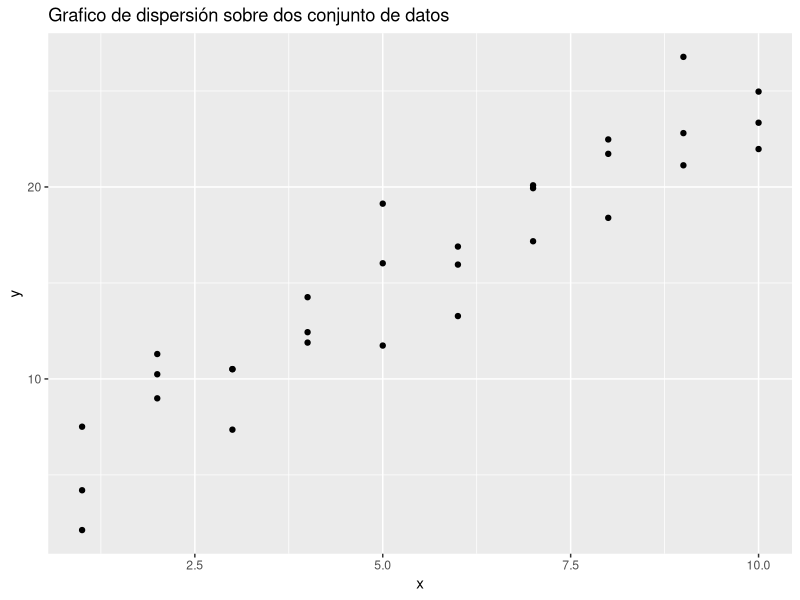
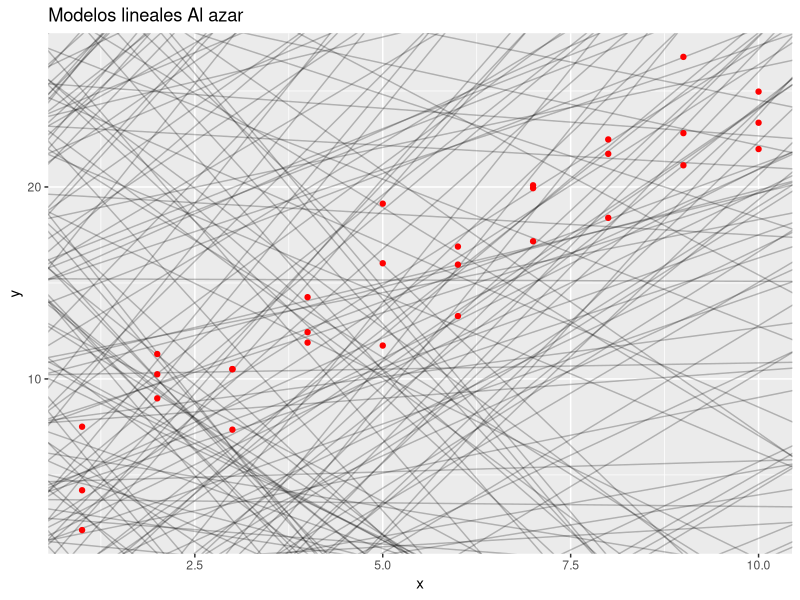
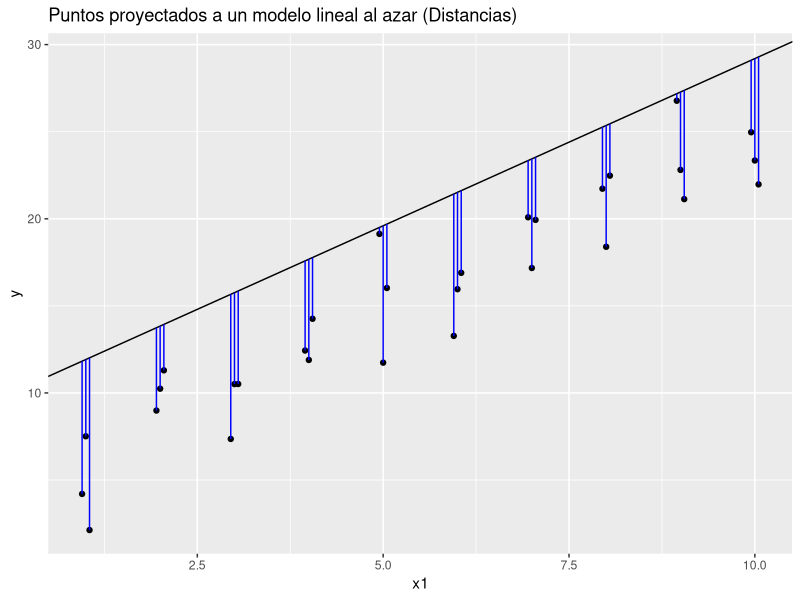
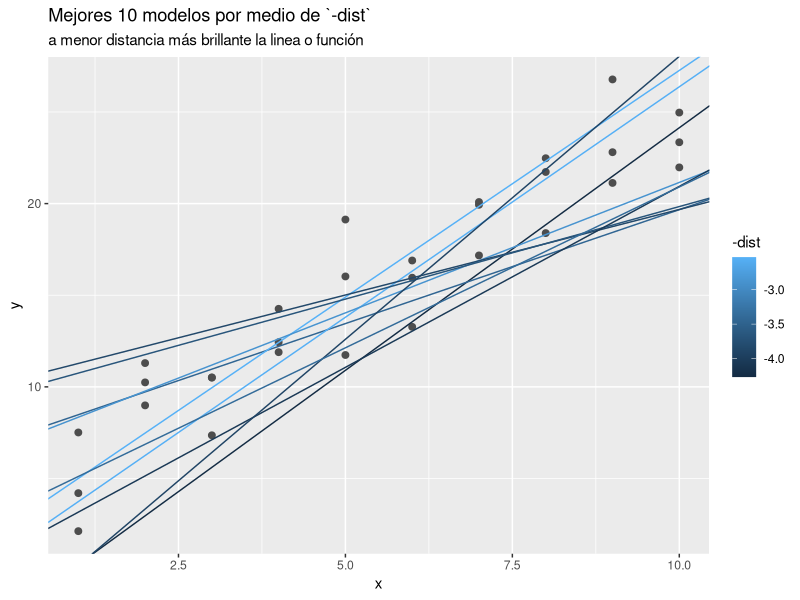
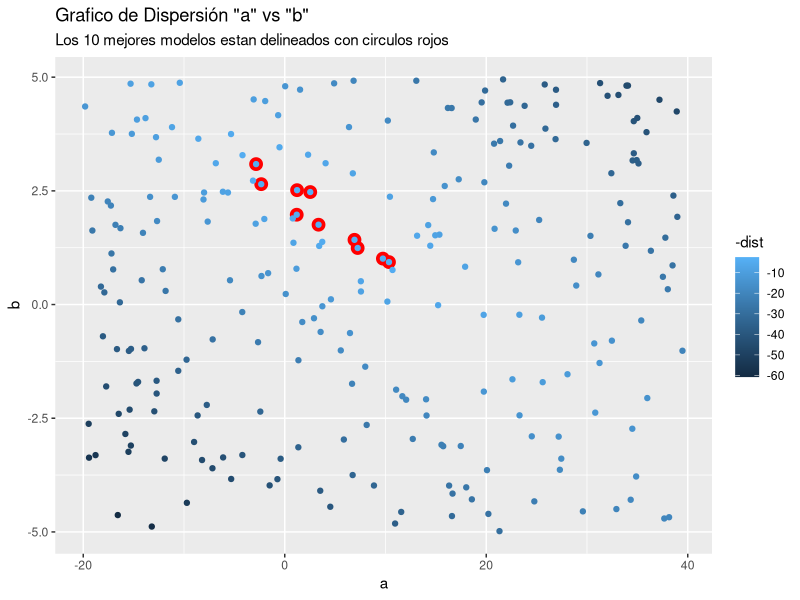
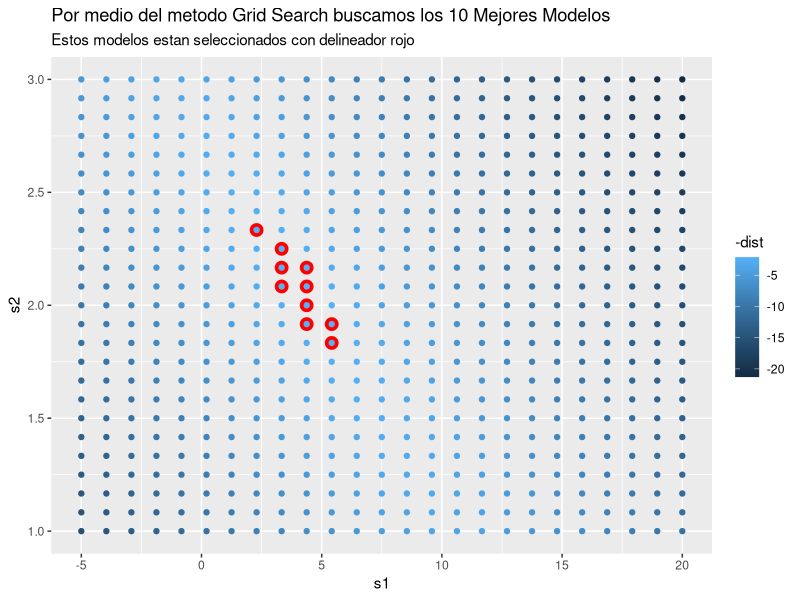
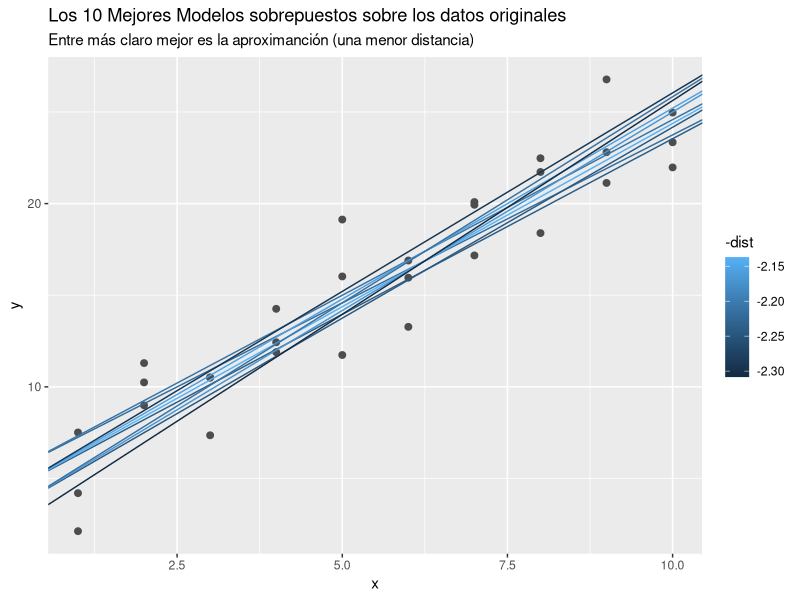

The R source for these figures, in order:
## ---- eval=FALSE, include=TRUE-----------------------------------------------
## "Protocolo:
## 
## 1. Daniel Felipe Villa Rengifo
## 
## 2. Lenguaje: R
## 
## 3. Tema: Modelo Lineal
## 
## 4. Fuentes:
##    https://bookdown.org/matiasandina/R-intro/modelos-lineales.html"
## 


## ----------------------------------------------------------------------------
"Utilizaremos una base de datos de la paqueteria modelr (Estos sencillos conjuntos de datos simulados son útiles para enseñar los fundamentos de la modelización), asi trabajaremos con datos que sean de compresión y facil explicación, la base de datos se llama sim1"

# importamos la base de datos:
sim1 <- read.csv(file = "sim1.csv", header = T, sep = ",", dec = ".")

# Para observar si los datos tienen un patron fuerte haremos un plot de dispersión
library(ggplot2)
png(filename = "plot1.png", height = 720, width = 720)

plot1 <- ggplot(sim1, aes(x, y))+
  geom_point()+
  labs(title = "Grafico de dispersión sobre dos conjunto de datos")

plot1
dev.off()

# Como lo anterior es cierto (patron fuerte entre los datos), a primera vista pareciera que el modelo lineal [y = a + b*x] podria  servir.


## ----------------------------------------------------------------------------
# Según los estudiado, primero veamos modelos al azar, asi mira cual mejor iria en los datos dados:

# Gracias a las funcionalidades de ggplot2, tenemos la opcion geom_abline(), de esta manera podemos ingresar la pendiente y los intenceptos como parametros:

# Creamos los parametros con la ayuda de la libreia tibble (datos "tidy" o limpios):

# Cargamos la libreria:
library(tibble)

# Creamosla tabla para hacer modelos al azar:
m <- tibble(a = runif(250, -20, 40), b = runif(250, -5, 5))

print(m) # visualizamos la tabla

# Una de las ventajas de ggplot(), es que no es necesario crear nuevas graficas, solamente a ggplot se le nombre una variable y poco a poco como un sistema de capas se van añadiendo los que designas después del "+"

plot1 <- plot1 + geom_abline(aes(intercept = a1, slope = a2), data = m, alpha = 1/4)

#pero por cuestiones de estetica lo graficaremos de nuevo con los puntos de otros colores, es decir, plot1 ya se le añade lo mismo que haremos a continuación

png(filename = "ModelosAlazar.png", height = 720, width = 720)


modelazar <- ggplot(sim1, aes(x, y))+
  # el "a" y el "b" son de la funcion anterior dada (funcion lineal)
  # a = intercepto | b = pendiente
  geom_abline(aes(intercept = a, slope = b), data = m, alpha = 1/4) +
  geom_point(color = "red")+
  labs(title = "Modelos lineales Al azar")

modelazar
dev.off()

"A simple vista podemos apreciar que algunos modelos son mejores que otros. Pero necesitamos una forma de cuantificar cuales son los mejores modelos."

## ----------------------------------------------------------------------------
# calcular distancias:
"Una forma de definir mejor es pensar en aquel modelo que minimiza la distancia vertical con cada punto:

Para eso, eligamos un modelo cualquiera:"

############ y = a + b*x ###############
#definimos aletrorio a "a" y "b":

a <- as.numeric(sample(5:10, size = 1, replace = T))
b <- round(runif(1, min = 1, max= 2), digits = 2)

# cargamos la libreria:
library(dplyr)

# Creamos una base datos:
#para que se vean mejor las distancias,
#corremos un poquito cada punto sobre el eje x

distancia1 <- sim1 %>%
  mutate(
    evade = rep(c(-1,0,1)/20, 10),
    x1 = x + evade,
    pred = a + x1*b
  )

# Cremaos el grafico para ver las distacias de una funcion lienal respecto  a los puntos dados y encontar el mejor modelo:

png(filename = "DistanciasAletorias.png", height = 720, width = 720)

dist1 <- ggplot(distancia1, aes(x1, y)) +
  # Esta es la funcion lineal definida por "a" y "b" pseudoaletorios
  geom_abline(intercept = a, slope = b, colour = "black") +
  # Esto grafica los puntos de distancia 1
  geom_point(colour = "black")+
  #Esto calcula la distancia desde el punto hasta la grafica
  #con lineas azules de 90°
  geom_linerange(aes(ymin = y, ymax = pred), colour = "blue")+
  labs(title = "Puntos proyectados a un modelo lineal al azar (Distancias)")

dist1
dev.off()

#La distancia de cada punto a la recta es la diferencia entre lo que predice nuestro modelo y el valor real

"Para computar la distancia, primero necesitamos una función que represente a nuestro modelo"

## ----------------------------------------------------------------------------
# Para eso, vamos a crear una función que reciba un vector con los parámetros del modelo, y el set de datos, y genere la predicción:

model1 <- function(i, data){
  "Esta funcion genera predicciones, es decir, calcula la funcion y = a + b*x"
  "recibe en i un vector de que contenga c(a,b)., vamos a ver los puntos de proyeccions sobre los modelos lineales mostrados"
  md <- i[1] + data$x * i[2]
  return(md)
}

# Probamos la funcion y como vemos esos son los valores proyecctos sobre los puntos dados en sim1:

model1(c(a, b), sim1)


## ----------------------------------------------------------------------------
#Ahora, necesitamos una forma de calcular los residuos y agruparlos. Esto lo vamos a hacer con el "error cuadrático medio" ECM

# Cremaos la funcion:
ECM <- function(mod, data){
  "ESta funcion calcular el error cuadratico medio en este caso recibiendo un vector (mod) y un dataframe, retorna ECM, es ddecir la raiz cuadrada dela media de la diferencia."
  gap <- data[[2]] - model1(mod, data)
  return(sqrt(mean(gap^2)))
}

# Probamos la funcion:
ECM(c(a,b), sim1)


## ----------------------------------------------------------------------------
wrapear <- function(r,t){
  "ECM para wrapear a y b o en este caso recibe a sim1, returnara la solucion de a y b"
  ECM(c(r,t), sim1)
}

# AHora vamos añadirle a la base de datos de "m":
# la variable dist, hace algo como un map, para aplicar valor por valor a ECM

m <- m %>%
  mutate(dist = purrr::map2_dbl(a, b, wrapear))

"A continuación, con `fill` de ggplot los 10 mejores modelos a los datos. Coloreamos los modelos por -dist: esta es una manera fácil de asegurarse de que los mejores modelos (es decir, los que tienen la menor distancia) obtengan los colores más brillantes."


## ----------------------------------------------------------------------------

png(filename = "mejores10modelos.png", height = 720, width = 720)

# Creamos un grafico que nos saque los diez mejores modelos hasta el momento, degradados por la variable o columna "dist", es decir a nenor distancia menos opacidad de la linea

mejor_modelo <- ggplot(sim1, aes(x, y)) +
  geom_point(size = 2, colour = "grey30") +
  geom_abline(aes(intercept = a, slope = b, color = -dist),
              data = filter(m, rank(dist) <= 10))+
  labs(title = "Mejores 10 modelos por medio de `-dist`",
       subtitle = "a menor distancia más brillante la linea o función")

mejor_modelo
dev.off()


## ----------------------------------------------------------------------------
png(filename = "GraficodeDIspercionRojo.png", height = 720, width = 720)

# Creamos un grafico de dispersion donde con un delineado rojo, muestre los 10 mejores modelos
dispersion <- ggplot(m, aes(a, b)) +
  geom_point(data = filter(m, rank(dist) <= 10), size = 4, colour = "red") +
  geom_point(aes(colour = -dist))+
  labs(title = "Grafico de Dispersión \"a\" vs \"b\"", subtitle = "Los 10 mejores modelos estan delineados con circulos rojos")

dispersion
dev.off()


## ----------------------------------------------------------------------------
# Creamos un data frame  donde como expliqeu anterior mente vamos a graficarlo connel metodo de "busqueda de cuadricula"

grilla <- expand.grid(
  s1 = seq(-5, 20, length = 25),
  s2 = seq(1, 3, length = 25)
  ) %>% 
  mutate(dist = purrr::map2_dbl(s1, s2, wrapear))

# Con el operados "pipe" accedemos a los datos de grilla (cuadricula), para hacer un grafico donde muestre los 10 mejeres modelos, habiendo normalizado la tabla.

# algo asi, como exponer todos los datos de grilla y buscar los más claros en otras maneras.

png(filename = "GridSearch.png", height = 720, width = 720)

gridsearch <- grilla %>%
  ggplot(aes(s1, s2)) +
  geom_point(data = filter(grilla, rank(dist) <= 10), size = 4, colour = "red") +
  geom_point(aes(colour = -dist))+
  labs(title = "Por medio del metodo Grid Search buscamos los 10 Mejores Modelos",
       subtitle = "Estos modelos estan seleccionados con delineador rojo")

gridsearch
dev.off()


## ----------------------------------------------------------------------------
#Cuando superponemos los 10 mejores modelos en los datos originales 
#todo se deberia ver bien:

"Graficamos los datos anteriores de plot1.png para compararlos con los modelos lineales sacados hasta ahora (los 10 mejores)"

png(filename = "Modelossobrepuestos.png", height = 720, width = 720)

sobrepuesto <- ggplot(sim1, aes(x, y)) +
  geom_point(size = 2, colour = "grey30") + 
  geom_abline(aes(intercept = s1, slope = s2, colour = -dist),
              data = filter(grilla, rank(dist) <= 10))+
  labs(title = "Los 10 Mejores Modelos sobrepuestos sobre los datos originales",
       subtitle = "Entre más claro mejor es la aproximanción (una menor distancia)")

sobrepuesto
dev.off()